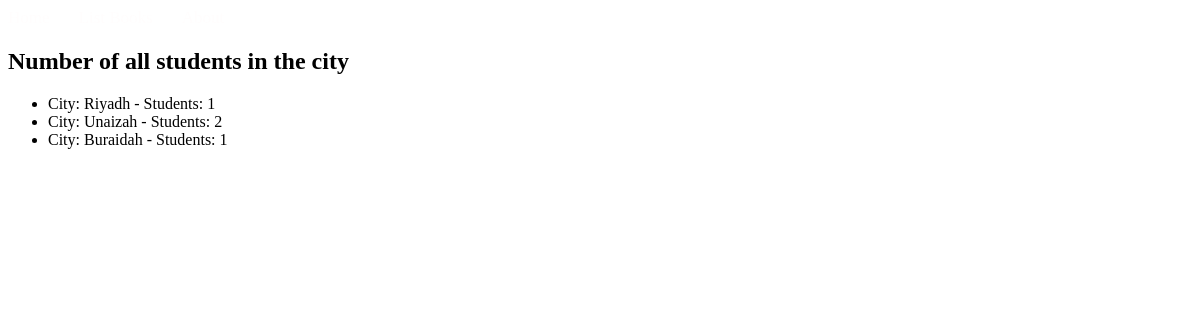
Before: /books/lab8/task7/ with the older database file.
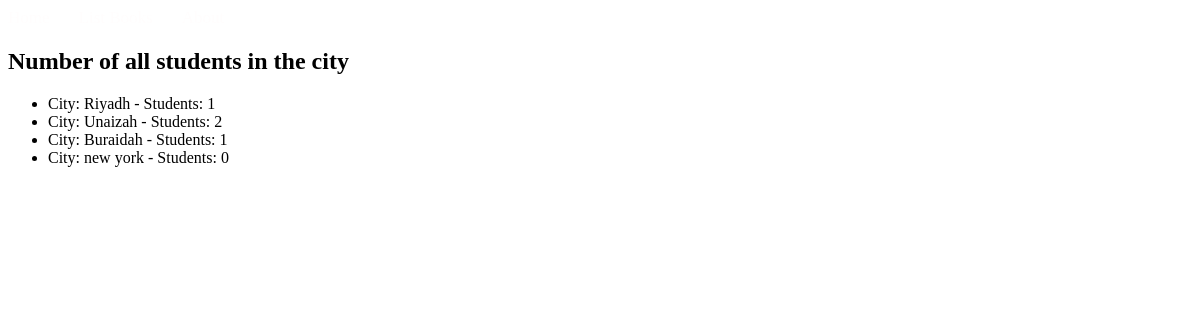
After: the same page with the newer database file.
### apps/bookmodule/models.py (models this page shows)
class Address(models.Model):
    city = models.CharField(max_length=50)

### apps/bookmodule/views.py (the view)
# urls.py: path('lab8/task7/', views.task7, name='task7'),
def task7(request):
    cities_stats = Address.objects.annotate(student_count=Count("student"))
    return render(request, "bookmodule/task7.html", {"cities_stats": cities_stats})

### apps/templates/bookmodule/task7.html (shortened to what this page needs)
{% extends "layouts/base.html" %}
{% block content %}
<h2>Number of all students in the city</h2>
<ul>
    {% for city in cities_stats %}
        <li>City: {{ city.city }} - Students: {{ city.student_count }}</li>
    {% endfor %}
</ul>
{% endblock content %}

Changed rows visible on the page:
added Address: city "new york", student_count "0"
